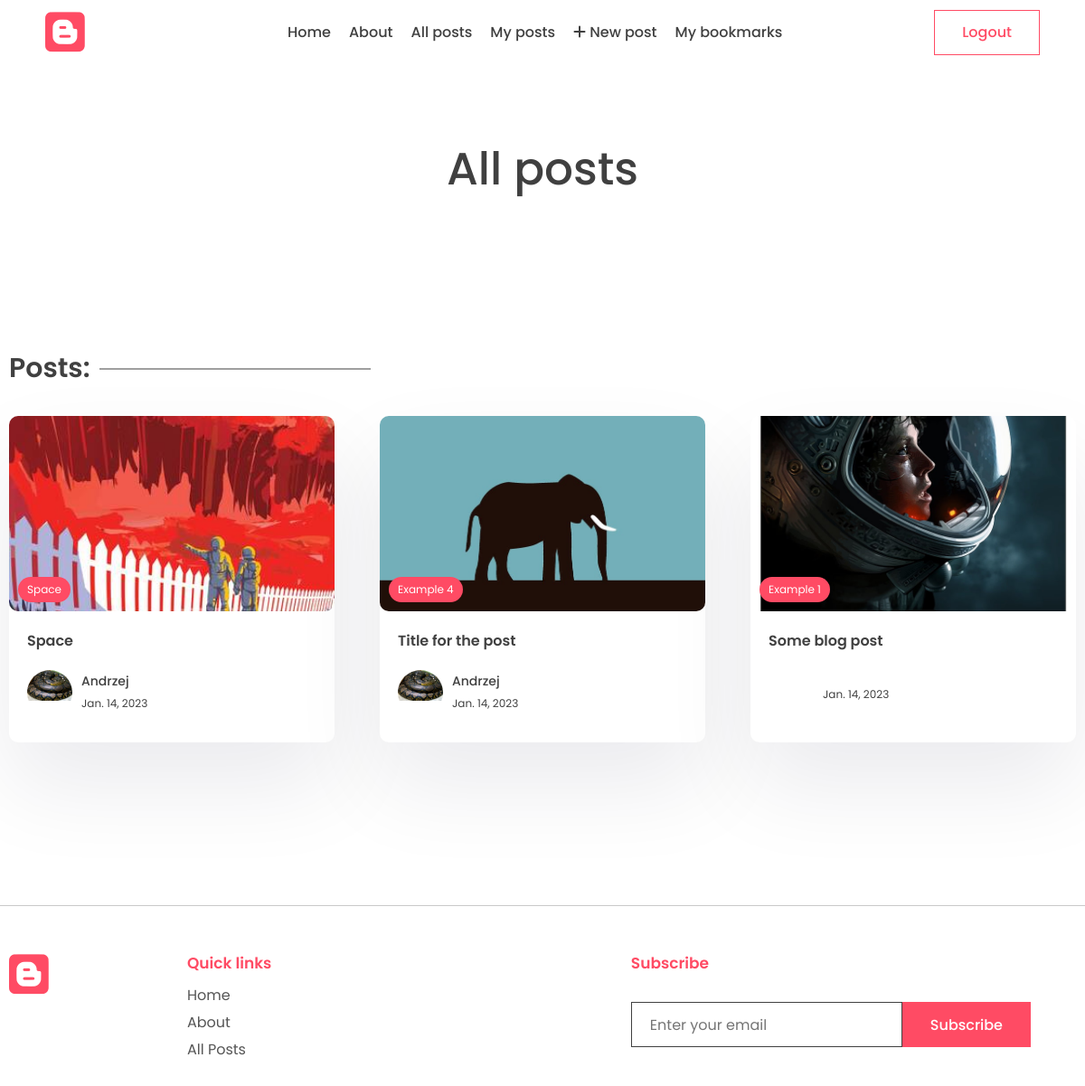
The app's page /all-posts (signed in) with its own data.
### app/models.py (models this page shows, shortened)
class Post(models.Model):
    title = models.CharField(max_length=200)
    content = tinymce_models.HTMLField()
    last_updated = models.DateTimeField(auto_now=True)
    slug = models.SlugField(max_length=200, unique=True)
    image = models.ImageField(upload_to="images/", default="images/no_image.jpg")
    view_count = models.IntegerField(null=True, blank=True)
    is_featured = models.BooleanField(default=False)
    tags = models.ManyToManyField(Tag, related_name="post")
    author = models.ForeignKey(User, on_delete=models.CASCADE, null=True, blank=True)
    likes = models.ManyToManyField(User, related_name="blog_post")
    bookmarks = models.ManyToManyField(User, related_name="bookmarks", blank=True)

class Tag(models.Model):
    name = models.CharField(max_length=100)
    description = models.CharField(max_length=100)
    slug = models.SlugField(max_length=200, unique=True)

class Profile(models.Model):
    user = models.OneToOneField(User, on_delete=models.CASCADE)
    profile_image = models.ImageField(null=True, blank=True, upload_to="images/")
    slug = models.SlugField(max_length=200, unique=True)
    bio = models.CharField(max_length=200)

### app/views.py (the view)
# urls.py: path("all-posts", views.all_posts_page, name="all_posts"),
def all_posts_page(request):
    posts = Post.objects.all().order_by("-last_updated")
    context = {"posts": posts}
    return render(request, "app/all_posts.html", context)

### app/templates/app/all_posts.html (shortened to what this page needs)
{% extends 'base.html' %}
{% block content %}
<main class="sp">
    <div class="container">
        <center>
            <div class="typo">
                <h1 class="title">All posts</h1>
            </div>
        </center>
    </div>
</main>
<section class="sp">
    <div class="container">
        <h1 class="sec-title">Posts:</h1>
        <div class="grid-3">
            {% for post in posts %}
            <a href="{% url 'post_page' post.slug %}">
                <div class="card">
                    <div class="post-img">
                        {% if post.image %}
                        <img src="{{post.image.url}}" alt="" />
                        {% endif %}
                        <div class="tag">{{post.tags.all.0.name}}</div>
                    </div>
                    <div class="card-content">
                        <h3>
                            {{post.title}}
                        </h3>
                        <div class="author">
                            <div class="profile-pic">
                                <img src="{{post.author.profile.profile_image.url}}" alt="" />
                            </div>
                            <div class="details">
                                <p>{{post.author.first_name}}</p>
                                <small>{{post.last_updated|date}}</small>
                            </div>
                        </div>
                    </div>
                </div>
            </a>
            {% endfor %}
        </div>
    </div>
</section>
{% endblock content %}

### app/static/app/style.css (style rules this page uses)
* { margin: 0; padding: 0; box-sizing: border-box; text-decoration: none; border: none; outline: none; list-style: none; font-family: "Poppins", sans-serif; color: var(--black); }
:root { --red: #ff4b64; --black: #404040; --des: #555555; --shadow: #ffffff1a 0px 1px 1px 0px inset, #32325d40 0px 50px 100px -20px, #0000004d 0px 30px 60px -30px; --shadow2: rgba(17, 12, 46, 0.084) 0px 48px 100px 0px; }
html { font-size: 62.5%; }
[class*="grid"] { display: grid; }
img { width: 100%; }
.container { max-width: 1220px; margin: auto; padding: 0 10px; }
p, a { font-size: 1.6rem; color: var(--des); }
.typo { width: 50%; margin-top: 5rem; }
.title { font-size: 5rem; font-weight: 500; }
.sp { padding: 8rem 0; }
.post-img { height: 40rem; width: 100%; overflow: hidden; border-radius: 1rem; }
.post-img img { height: 100%; object-fit: cover; object-position: center; }
.sec-title { font-size: 3rem; font-weight: 600; position: relative; width: fit-content; margin-bottom: 3rem; }
.sec-title::after { content: ""; position: absolute; right: -31rem; height: 1px; width: 30rem; background: var(--black); top: 50%; transform: translateY(-50%); }
.grid-3 { grid-template-columns: repeat(3, 1fr); gap: 5rem; }
.card { background: white; box-shadow: var(--shadow2); border-radius: 1rem; cursor: pointer; transition: 0.3s; }
.post-img { position: relative; }
.tag { position: absolute; bottom: 1rem; left: 1rem; background: var(--red); color: white; border-radius: 5rem; padding: 0.5rem 1rem; font-size: 1.2rem; }
.card-content { padding: 2rem; padding-bottom: 3rem; }
.card h3 { font-size: 1.6rem; font-weight: 600; }
.card .post-img { width: 100%; height: unset; aspect-ratio: 1/0.6; }
.author { display: flex; align-items: center; gap: 1rem; margin-top: 2rem; }
.profile-pic { width: 5rem; aspect-ratio: 1/1; border-radius: 50%; overflow: hidden; }
.author p { color: var(--black); font-weight: 500; font-size: 1.4rem; }
.author small { color: var(--black); font-size: 1.2rem; }
main { padding-top: 10rem !important; }
.post-img { width: 100%; height: 500px; }

### records on screen
Post: image (picture), tags.all.0.name "Space", title "Space", author.profile.profile_image (picture), author.first_name "Andrzej", last_updated "Jan. 14, 2023"
Post: image (picture), tags.all.0.name "Example 4", title "Title for the post", author.profile.profile_image (picture), author.first_name "Andrzej", last_updated "Jan. 14, 2023"
Post: image (picture), tags.all.0.name "Example 1", title "Some blog post", last_updated "Jan. 14, 2023"
